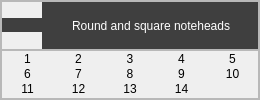
             <widget class="QFrame" name="Round">
              <property name="minimumSize">
               <size>
                <width>260</width>
                <height>0</height>
               </size>
              </property>
              <property name="maximumSize">
               <size>
                <width>250</width>
                <height>130</height>
               </size>
              </property>
              <property name="styleSheet">
               <string notr="true">QPushButton{
border:none;
}</string>
              </property>
              <property name="frameShape">
               <enum>QFrame::StyledPanel</enum>
              </property>
              <property name="frameShadow">
               <enum>QFrame::Raised</enum>
              </property>
              <property name="lineWidth">
               <number>1</number>
              </property>
              <layout class="QVBoxLayout" name="verticalLayout_9">
               <property name="spacing">
                <number>0</number>
               </property>
               <property name="leftMargin">
                <number>0</number>
               </property>
               <property name="topMargin">
                <number>0</number>
               </property>
               <property name="rightMargin">
                <number>0</number>
               </property>
               <property name="bottomMargin">
                <number>0</number>
               </property>
               <item>
                <widget class="QFrame" name="frame_10">
                 <property name="frameShape">
                  <enum>QFrame::StyledPanel</enum>
                 </property>
                 <property name="frameShadow">
                  <enum>QFrame::Raised</enum>
                 </property>
                 <layout class="QHBoxLayout" name="horizontalLayout_12">
                  <property name="spacing">
                   <number>0</number>
                  </property>
                  <property name="leftMargin">
                   <number>0</number>
                  </property>
                  <property name="topMargin">
                   <number>0</number>
                  </property>
                  <property name="rightMargin">
                   <number>0</number>
                  </property>
                  <property name="bottomMargin">
                   <number>0</number>
                  </property>
                  <item>
                   <widget class="QPushButton" name="dropdown1_10">
                    <property name="maximumSize">
                     <size>
                      <width>40</width>
                      <height>16777215</height>
                     </size>
                    </property>
                    <property name="sizeIncrement">
                     <size>
                      <width>1</width>
                      <height>10</height>
                     </size>
                    </property>
                    <property name="autoFillBackground">
                     <bool>false</bool>
                    </property>
                    <property name="styleSheet">
                     <string notr="true">QWidget{
	background-color: rgb(63, 63, 63);
	border:none;
}</string>
                    </property>
                    <property name="text">
                     <string/>
                    </property>
                    <property name="icon">
                     <iconset resource="../../../resources.qrc">
                      <normaloff>:/Icons/arrow-154-64.png</normaloff>
                      <normalon>:/Icons/arrow-216-64.png</normalon>:/Icons/arrow-154-64.png</iconset>
                    </property>
                    <property name="iconSize">
                     <size>
                      <width>10</width>
                      <height>30</height>
                     </size>
                    </property>
                    <property name="checkable">
                     <bool>true</bool>
                    </property>
                    <property name="autoDefault">
                     <bool>false</bool>
                    </property>
                    <property name="default">
                     <bool>false</bool>
                    </property>
                    <property name="flat">
                     <bool>false</bool>
                    </property>
                   </widget>
                  </item>
                  <item>
                   <widget class="QLabel" name="RSNoteheads">
                    <property name="maximumSize">
                     <size>
                      <width>1000</width>
                      <height>16777215</height>
                     </size>
                    </property>
                    <property name="styleSheet">
                     <string notr="true">QWidget{
	
	background-color: rgb(63, 63, 63);
	color:white;
}</string>
                    </property>
                    <property name="text">
                     <string>Round and square noteheads</string>
                    </property>
                    <property name="indent">
                     <number>30</number>
                    </property>
                   </widget>
                  </item>
                 </layout>
                </widget>
               </item>
               <item>
                <widget class="QFrame" name="Round_dropdown">
                 <property name="frameShape">
                  <enum>QFrame::StyledPanel</enum>
                 </property>
                 <property name="frameShadow">
                  <enum>QFrame::Raised</enum>
                 </property>
                 <layout class="QGridLayout" name="gridLayout_10">
                  <property name="leftMargin">
                   <number>0</number>
                  </property>
                  <property name="topMargin">
                   <number>0</number>
                  </property>
                  <property name="rightMargin">
                   <number>0</number>
                  </property>
                  <property name="bottomMargin">
                   <number>0</number>
                  </property>
                  <property name="spacing">
                   <number>0</number>
                  </property>
                  <item row="0" column="0">
                   <widget class="QPushButton" name="braceButton_10">
                    <property name="text">
                     <string>1</string>
                    </property>
                   </widget>
                  </item>
                  <item row="0" column="1">
                   <widget class="QPushButton" name="reverseBraceButton_10">
                    <property name="text">
                     <string>2</string>
                    </property>
                   </widget>
                  </item>
                  <item row="0" column="2">
                   <widget class="QPushButton" name="bracketButton_10">
                    <property name="text">
                     <string>3</string>
                    </property>
                   </widget>
                  </item>
                  <item row="0" column="3">
                   <widget class="QPushButton" name="bracketTopButton_10">
                    <property name="text">
                     <string>4</string>
                    </property>
                   </widget>
                  </item>
                  <item row="0" column="4">
                   <widget class="QPushButton" name="bracketBottomButton_10">
                    <property name="text">
                     <string>5</string>
                    </property>
                   </widget>
                  </item>
                  <item row="1" column="0">
                   <widget class="QPushButton" name="reversedBracketTopButton_10">
                    <property name="text">
                     <string>6</string>
                    </property>
                   </widget>
                  </item>
                  <item row="1" column="1">
                   <widget class="QPushButton" name="reversedBracketBottomButton_10">
                    <property name="text">
                     <string>7</string>
                    </property>
                   </widget>
                  </item>
                  <item row="1" column="2">
                   <widget class="QPushButton" name="systemDividerButton_10">
                    <property name="text">
                     <string>8</string>
                    </property>
                   </widget>
                  </item>
                  <item row="1" column="3">
                   <widget class="QPushButton" name="systemDividerLongButton_10">
                    <property name="text">
                     <string>9</string>
                    </property>
                   </widget>
                  </item>
                  <item row="1" column="4">
                   <widget class="QPushButton" name="systemDividerExtraLongButton_10">
                    <property name="text">
                     <string>10</string>
                    </property>
                   </widget>
                  </item>
                  <item row="2" column="0">
                   <widget class="QPushButton" name="splitBarDividerButton_10">
                    <property name="text">
                     <string>11</string>
                    </property>
                   </widget>
                  </item>
                  <item row="2" column="1">
                   <widget class="QPushButton" name="staffDividerArrowDownButton_10">
                    <property name="text">
                     <string>12</string>
                    </property>
                   </widget>
                  </item>
                  <item row="2" column="2">
                   <widget class="QPushButton" name="staffDividerArrowUpButton_10">
                    <property name="text">
                     <string>13</string>
                    </property>
                   </widget>
                  </item>
                  <item row="2" column="3">
                   <widget class="QPushButton" name="staffDividerArrowUpDownButton_10">
                    <property name="text">
                     <string>14</string>
                    </property>
                   </widget>
                  </item>
                 </layout>
                </widget>
               </item>
              </layout>
             </widget>
